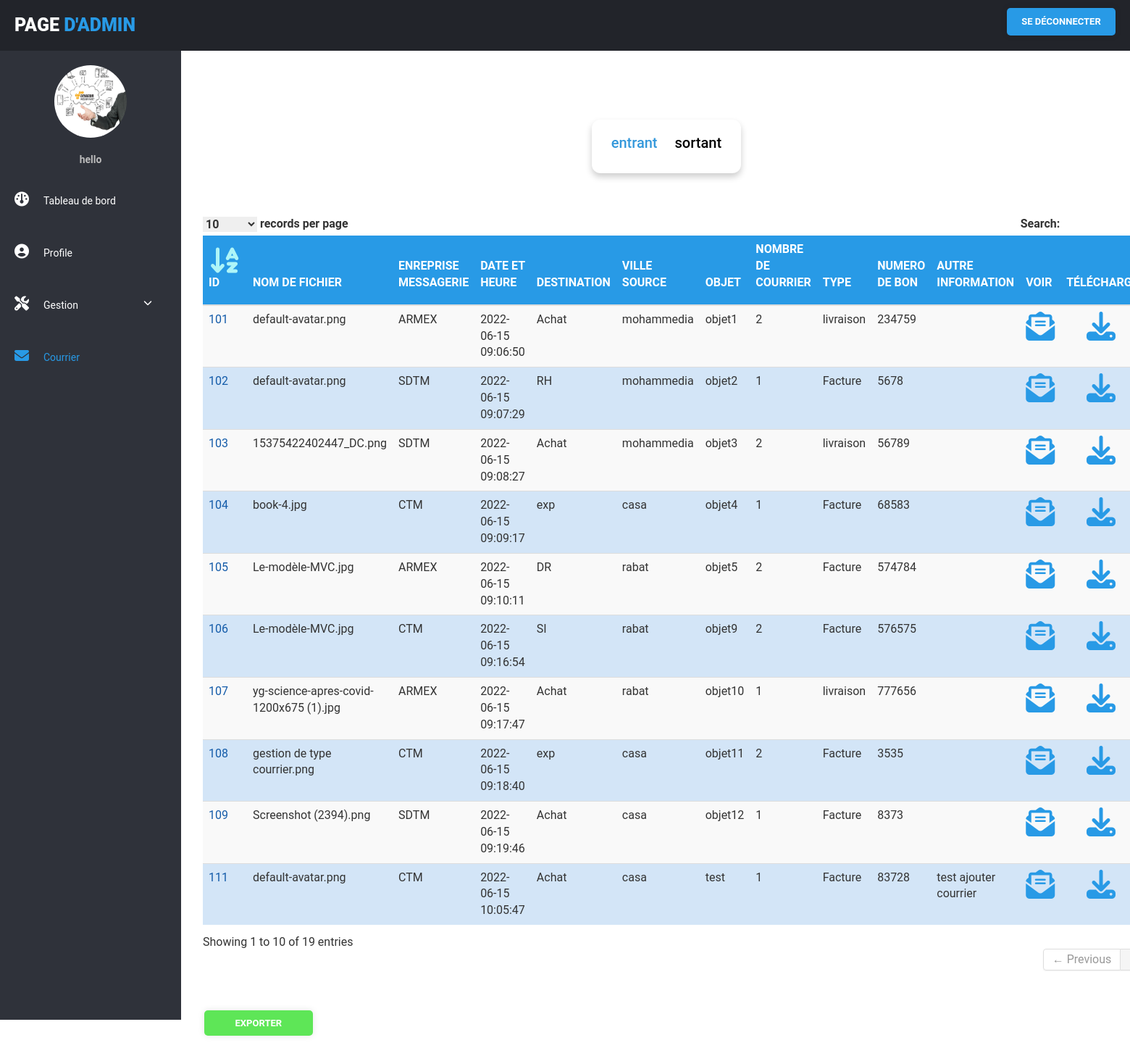
Screenshot of /app_web_final/consulter_admin.php (signed in) with the database file from the repository.
### tables this page shows
CREATE TABLE `user_form` (
  `id` int(11) NOT NULL,
  `name` varchar(255) NOT NULL,
  `email` varchar(255) NOT NULL,
  `utilname` varchar(255) NOT NULL,
  `password` varchar(255) NOT NULL,
  `image` varchar(255) NOT NULL,
  `direction` varchar(255) NOT NULL,
  `utiltype` varchar(50) NOT NULL DEFAULT 'Utilisateur'
);

CREATE TABLE `cr_entrant` (
  `id` int(11) NOT NULL,
  `name` varchar(300) NOT NULL,
  `entreprise` varchar(100) NOT NULL,
  `date` datetime NOT NULL,
  `ville_ent` varchar(255) NOT NULL,
  `nbr_cour` int(20) NOT NULL,
  `numero` int(30) NOT NULL,
  `objet_ent` varchar(300) NOT NULL,
  `dest_direc` varchar(255) NOT NULL,
  `comment` text NOT NULL,
  `type_ent` varchar(255) NOT NULL
);

### app_web_final/consulter_admin.php (the view, shortened to what this page needs)
<?php
$user_id = $_SESSION['user_id'];
$name = $_SESSION['name'];
?>
<html>
<?php include('db.php'); ?>
<html>
<link href="css/bootstrap.css" rel="stylesheet" type="text/css" media="screen">
<link rel="stylesheet" type="text/css" href="css/DT_bootstrap.css">
<link rel="stylesheet" type="text/css" href="css/font-awesome.css">
<link rel="stylesheet" href="css/bootstrap.min.css">
<link rel="stylesheet" href="font-awesome/css/font-awesome.min.css"/>
<link rel="stylesheet" href="css/style2.css">
    <link rel="stylesheet" href="https://cdnjs.cloudflare.com/ajax/libs/font-awesome/5.15.3/css/all.min.css"/>
<link rel="stylesheet" href="https://cdnjs.cloudflare.com/ajax/libs/font-awesome/5.15.3/css/all.min.css"/>
</head>
<body>
        <div class="wrapper">
            <div class="header">
                <div class="header-menu">
                    <div class="title">Page <span>d'admin</span></div>
                    <ul>
                    <a href="home_admin.php?logout=<?php echo $user_id; ?>" class="btn1">Se déconnecter</a>
                    </ul>
                </div>
            </div>
            <div class="sidebar">
                <div class="sidebar-menu">
                    <center class="profile">
                    <?php
      $select = mysqli_query($conn, "SELECT * FROM `user_form` WHERE id = '$user_id'") or die('query failed');
      if(mysqli_num_rows($select) > 0){
         $fetch = mysqli_fetch_assoc($select);
      }
      if($fetch['image'] == ''){
         echo '<img src="images/default-avatar.png">';
      }else{
         echo '<img src="uploaded_img/'.$fetch['image'].'">';
      }
   ?>
                        <p><?php echo $name; ?></p>
                    </center>
  <li class="item">
                        <a href="home_admin.php" class="menu-btn">
                        <i  class="fas fa-gauge"></i><span>Tableau de bord</span>
                        </a>
                    </li>
                    <li class="item" id="profile">
                        <a href="home_profil_admin.php" class="menu-btn">
                            <i class="fas fa-user-circle"></i><span>Profile </span>
                        </a>
                    </li>
                    <li class="item" id="messages">
                        <a href="#messages" class="menu-btn">
                        <i class="fas fa-screwdriver-wrench"></i><span>Gestion <i class="fas fa-chevron-down drop-down"></i></span>
                        </a>
                    </li>
                    <li class="item" id="profile">
                        <a href="consulter_admin.php" class="menu-btn">
                        <i style="color:#289ae6" class="fas fa-envelope"></i><span style="color:#289ae6">Courrier </span>
                        </a>
                    </li>
                </div>
            </div>
            <div class="main-container">
			<table>
    <tr>
    <td>   </td>
    <td>
    <ul class="nav-links">
    <li class="center"><a href="consulter_admin.php"><p class="j">entrant</p></a></li>
    <li class="center"><a href="consulter_admin_sortant.php"><p class="j2" >sortant</p></a></li>
  </ul>
</td>
</tr>
</table>
<table>
<tr>
<td>
							 <div class="col-md-18">
	<div class="container-fluid" style="margin-top:0px;">
   <div >
		 <div >
		<div >
				<div >
							<form method="post" action="delete.php" >
                        <table cellpadding="0" cellspacing="0" border="0" class="table table-striped mt-3" id="example">
                            <thead>
                            <tr class="cl2">
                                    <th ><i style="color:#AEF5F8;" class="fa-solid fa-arrow-down-a-z"></i></span><p class="cl">ID</p></th>
                                    <th ><p class="cl">NOM DE FICHIER</p></th>
                                    <th><p class="cl">ENREPRISE MESSAGERIE</p></th>
                                    <th><p class="cl">DATE ET HEURE</p></th>
                                    <th><p class="cl">DESTINATION</p></th>
                                    <th><p class="cl">VILLE SOURCE</p></th>
                   <th><p class="cl">OBJET</p></th>
                   <th><p class="cl">NOMBRE DE COURRIER</p></th>
                  <th><p class="cl">TYPE</p></th>
                  <th><p class="cl">NUMERO DE BON</p></th>
                   <th><p class="cl">AUTRE INFORMATION</p></th>
                   <th><p class="cl">VOIR</p></th>
				<th><p class="cl">TÉLÉCHARGER</p></th>
                                </tr>
                            </thead>
                            <tbody>
							<?php
							$query=mysqli_query($conn,"select * from  cr_entrant  ORDER BY id DESC")or die(mysqli_error($conn));
							while($row=mysqli_fetch_array($query)){
							$id=$row['id'];
							$name=$row['name'];
							?>
                              <tr class="cl3">
                    <td><p class="cl4"><?php echo $row['id'] ?></p></td>
                                         <td><?php echo $row['name'] ?></td>
										 <td><?php echo $row['entreprise'] ?></td>
                                         <td><?php echo $row['date'] ?></td>
                                         <td><?php echo $row['dest_direc'] ?></td>
										 <td><?php echo $row['ville_ent'] ?></td>
										 <td><?php echo $row['objet_ent'] ?></td>
                                         <td><?php echo $row['nbr_cour'] ?></td>
                                         <td><?php echo $row['type_ent'] ?></td>
                                         <td><?php echo $row['numero'] ?></td>
                                         <td><?php echo $row['comment'] ?></td>
                                         <td>
				<a href="voir.php?fileid=<?php echo $id;?>" title="click to voir"><i class="fa-solid fa-envelope-open-text"></i></a>
				</td>
										<td>
                    &nbsp &nbsp &nbsp &nbsp<a href="download.php?filename=<?php echo $name;?>" title="click to download"><i class="fa-solid fa-download"></i></a>
				</td>
                                </tr>
						          <?php } ?>
                            </tbody>
                        </table>
                            </div>
							</td>
							</tr>
</table>
        </div>
        </div>
<br><br>
<table>
  <td>&nbsp &nbsp &nbsp &nbsp &nbsp &nbsp &nbsp &nbsp &nbsp &nbsp &nbsp &nbsp &nbsp &nbsp &nbsp &nbsp &nbsp &nbsp &nbsp &nbsp &nbsp &nbsp &nbsp &nbsp &nbsp &nbsp &nbsp &nbsp &nbsp &nbsp &nbsp &nbsp &nbsp &nbsp &nbsp &nbsp </td>
   <td>
<form method="post" action="export_entrant.php">
     <input type="submit" name="export" class="btn_ex" value="Exporter" />
    </form>
</td>
</table>
<br><br>
</body>
</html>

### app_web_final/css/style2.css (style rules this page uses)
:root { --blue:#3498db; --dark-blue:#2980b9; --red:#e74c3c; --dark-red:#c0392b; --black:#333; --white:#fff; --light-bg:#eee; --box-shadow:0 5px 10px rgba(0,0,0,.1); }
* { font-family: 'Poppins', sans-serif; margin:0; padding:0; box-sizing: border-box; outline: none; border: none; text-decoration: none; }
* { margin: 0; padding: 0; list-style: none; text-decoration: none; box-sizing: border-box; font-family: "Roboto", sans-serif; }
body { background: #fff; }
.wrapper .header { z-index: 1; background: #22242A; position: fixed; width: calc(100% - 0%); height: 70px; display: flex; top: 0; }
.wrapper .header .header-menu { width: calc(100% - 0%); height: 100%; display: flex; justify-content: space-between; align-items: center; padding: 0 20px; }
.wrapper .header .header-menu .title { color: #fff; font-size: 25px; text-transform: uppercase; font-weight: 900; }
.wrapper .header .header-menu .title span { color: #289ae6; }
.wrapper .header .header-menu ul { display: flex; }
.wrapper .sidebar { z-index: 1; background: #2F323A; position: fixed; top: 70px; width: 250px; height: calc(100% - 9%); transition: 0.3s; transition-property: width; overflow-y: auto; }
.wrapper .sidebar .sidebar-menu { overflow: hidden; }
.wrapper .sidebar .sidebar-menu .profile img { margin: 20px 0; width: 100px; height: 100px; border-radius: 50%; }
.wrapper .sidebar .sidebar-menu .profile p { color: #bbb; font-weight: 700; margin-bottom: 10px; }
.wrapper .sidebar .sidebar-menu .item { width: 250px; overflow: hidden; }
.wrapper .sidebar .sidebar-menu .item .menu-btn { display: block; color: #fff; position: relative; padding: 25px 20px; transition: 0.3s; transition-property: color; }
.wrapper .sidebar .sidebar-menu .item .menu-btn i { margin-right: 20px; }
.wrapper .sidebar .sidebar-menu .item .menu-btn .drop-down { float: right; font-size: 12px; margin-top: 3px; }
.wrapper .main-container { width: (100% - 250px); margin-top: 70px; margin-left: 250px; padding: 15px; }
.btn1 { font-family: "Roboto", sans-serif; font-size: 13px; font-weight: bold; background: #289ae6; width: 150px; padding: 10px; text-align: center; text-decoration: none; text-transform: uppercase; color: #fff; border-radius: 5px; cursor: pointer; box-shadow: 0 0 10px rgba(0, 0, 0, 0.1); -webkit-transition-duration: 0.3s; transition-duration: 0.3s; -webkit-transition-property: box-shadow, transform; transition-property: box-shadow, transform; }
.fa-solid { font-size: 40px; color: #289ae6; }

### app_web_final/consulter_admin.php (style rules this page uses)
.fas { font-size: 20px; }
li a { text-decoration: none; }
.nav-links { margin: 0; padding: 0; box-sizing: border-box; font-family: 'Poppins', sans-serif; display: flex; align-items: center; background: #fff; padding: 20px 15px; border-radius: 12px; box-shadow: 0 5px 10px rgba(0,0,0,0.2); }
.nav-links li { list-style: none; margin: 0 12px; }
.nav-links li a { position: relative; color: #333; font-size: 20px; font-weight: 500; padding: 6px 0; text-decoration: none; }
.nav-links li a:before { content: ''; position: absolute; bottom: 0; left: 0; height: 3px; width: 0%; background: #3498db; border-radius: 12px; transition: all 0.4s ease; }
.nav-links li.center a:before { left: 50%; transform: translateX(-50%); }
.j { color : #3498db; }
.j2 { color : black; }
.btn_ex { font-family: "Roboto", sans-serif; font-size: 13px; font-weight: bold; background: #1fdc15b7; width: 150px; padding: 10px; text-align: center; text-decoration: none; text-transform: uppercase; color: #fff; border-radius: 5px; cursor: pointer; box-shadow: 0 0 10px rgba(0, 0, 0, 0.1); -webkit-transition-duration: 0.3s; transition-duration: 0.3s; -webkit-transition-property: box-shadow, transform; transition-property: box-shadow, transform; }
.cl { color:#fff; }
.cl2 { background: #289ae6; }
.cl3 { background: #D3E5F7; }
.cl4 { color:#135BA9; }

### rows the page displays
user_form: image (picture)
cr_entrant: id "111", name "default-avatar.png", entreprise "CTM", date "2022-06-15 10:05:47", dest_direc "Achat", ville_ent "casa", objet_ent "test", nbr_cour "1", type_ent "Facture", numero "83728", comment "test ajouter courrier"
cr_entrant: id "109", name "Screenshot (2394).png", entreprise "SDTM", date "2022-06-15 09:19:46", dest_direc "Achat", ville_ent "casa", objet_ent "objet12", nbr_cour "1", type_ent "Facture", numero "8373"
cr_entrant: id "108", name "gestion de type courrier.png", entreprise "CTM", date "2022-06-15 09:18:40", dest_direc "exp", ville_ent "casa", objet_ent "objet11", nbr_cour "2", type_ent "Facture", numero "3535"
cr_entrant: id "107", name "yg-science-apres-covid-1200x675 (1).jpg", entreprise "ARMEX", date "2022-06-15 09:17:47", dest_direc "Achat", ville_ent "rabat", objet_ent "objet10", nbr_cour "1", type_ent "livraison", numero "777656"
cr_entrant: id "106", name "Le-modèle-MVC.jpg", entreprise "CTM", date "2022-06-15 09:16:54", dest_direc "SI", ville_ent "rabat", objet_ent "objet9", nbr_cour "2", type_ent "Facture", numero "576575"
cr_entrant: id "105", name "Le-modèle-MVC.jpg", entreprise "ARMEX", date "2022-06-15 09:10:11", dest_direc "DR", ville_ent "rabat", objet_ent "objet5", nbr_cour "2", type_ent "Facture", numero "574784"
cr_entrant: id "104", name "book-4.jpg", entreprise "CTM", date "2022-06-15 09:09:17", dest_direc "exp", ville_ent "casa", objet_ent "objet4", nbr_cour "1", type_ent "Facture", numero "68583"
cr_entrant: id "103", name "15375422402447_DC.png", entreprise "SDTM", date "2022-06-15 09:08:27", dest_direc "Achat", ville_ent "mohammedia", objet_ent "objet3", nbr_cour "2", type_ent "livraison", numero "56789"
cr_entrant: id "102", name "default-avatar.png", entreprise "SDTM", date "2022-06-15 09:07:29", dest_direc "RH", ville_ent "mohammedia", objet_ent "objet2", nbr_cour "1", type_ent "Facture", numero "5678"
cr_entrant: id "101", name "default-avatar.png", entreprise "ARMEX", date "2022-06-15 09:06:50", dest_direc "Achat", ville_ent "mohammedia", objet_ent "objet1", nbr_cour "2", type_ent "livraison", numero "234759"

### other values shown
$name "hello"
